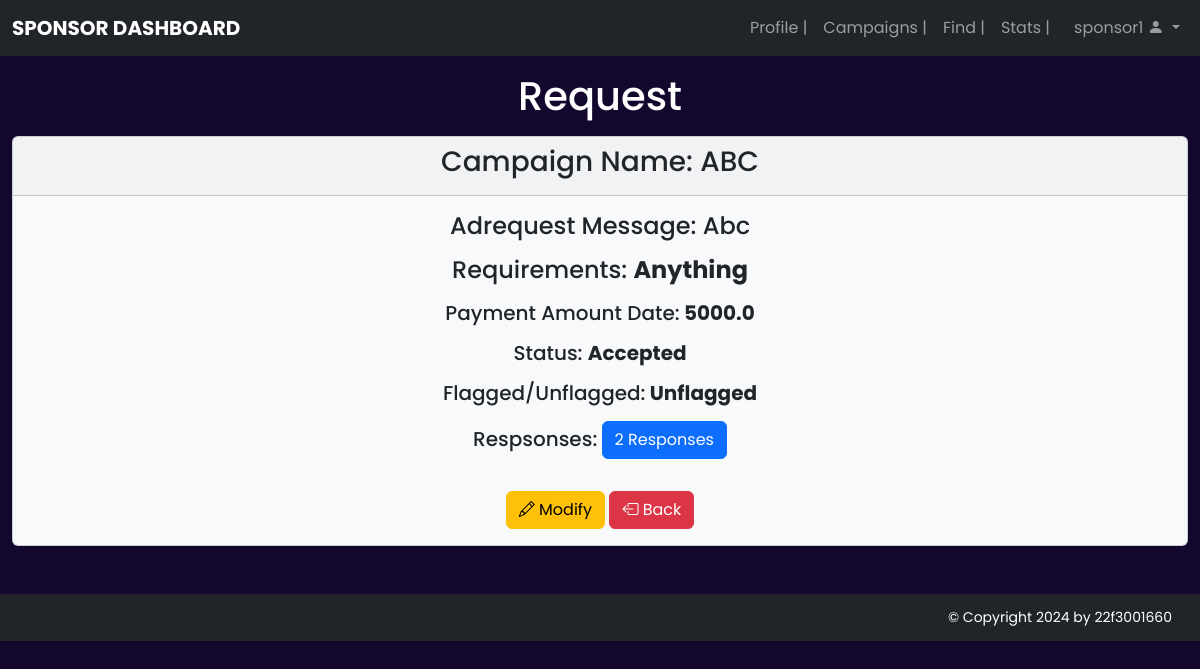
/sponsor/adrequests/view/1 (signed in), run on the app's committed database.
### models/models.py (models this page shows)
class Campaign(db.Model):
  __tablename__ = 'campaigns'
  campaign_id = db.Column(db.Integer, autoincrement=True, primary_key=True)
  name = db.Column(db.String(200), nullable=False, unique=True)
  description = db.Column(db.String(500), nullable=False)
  start_date = db.Column(db.String(100), nullable=False)
  end_date = db.Column(db.String(100), nullable=False)
  budget = db.Column(db.Double, nullable=False)
  visibility = db.Column(db.String(100), nullable=False)
  goals = db.Column(db.String(500), nullable=False)
  timestamp = db.Column(db.DateTime, default=datetime.now(timezone.utc))
  status = db.Column(db.String(200), nullable=False) # Flagged or Unflagged
  validity = db.Column(db.String(200), nullable=False) #Active or Expired
  sponsor_id = db.Column(db.String(200), db.ForeignKey('sponsors.sponsor_id'))
  adrequests = db.relationship('AdRequest', backref='campaigns', lazy=True)
  add_campaign = db.relationship('AdRequest', cascade='all, delete-orphan', lazy=True)

class AdRequest(db.Model):
  __tablename__ = 'adrequests'
  adrequest_id = db.Column(db.Integer, autoincrement=True, primary_key=True)
  campaign_id = db.Column(db.Integer,
                          db.ForeignKey('campaigns.campaign_id'),
                          nullable=False)
  influencer_id = db.Column(db.Integer,
                            db.ForeignKey('influencers.influencer_id'))
  message = db.Column(db.String(500), nullable=False)
  requirements = db.Column(db.String(500), nullable=False)
  payment_amount = db.Column(db.Double, nullable=False)
  status = db.Column(db.String(100), nullable=False)  #Pending/Acepted/Rejected
  present_status = db.Column(db.String(100),
                             nullable=False)  # Flagged or Unflagged
  requests = db.relationship('Request', backref='adrequests', lazy=True)
  timestamp = db.Column(db.DateTime, default=datetime.now(timezone.utc))

### controllers/sponsor.py (the view)
@app.route('/sponsor/adrequests/view/<int:campaign_id>', methods=['GET', 'POST'])
@auth_required
def viewAdrequests(campaign_id):
    campaigns = Campaign.query.filter_by(campaign_id=campaign_id).first()
    return render_template('/sponsor/adrequestsview.html', campaigns=campaigns)

### controllers/sponsor.py (called while the page is built)
def auth_required(func):
    @wraps(func)
    def check_auth(*args, **kwargs):
        if not session.get('loggedin') or session['usertype'] != 'sponsor':
            flash('You need to login first')
            return redirect(url_for('loginSponsor'))
        return func(*args, **kwargs)
    return check_auth

### templates/sponsor/adrequestsview.html (shortened to what this page needs)
{% extends '/dashboards/basesponsor.html'%}
{% block content %}
<h1 class="text-center text-white">Request</h1>
<div class="row row-col-4 justify-content-center mt-3"><br>
  {% if campaigns.adrequests|length>0%}
   {% for adrequest in campaigns.adrequests %}
    <div class="col">
      <div class="card bg-light">
        <div class="card-header">
            <h3 class="text-center">Campaign Name: {{campaigns.name}}</h3>
        </div>
          <div class="card-body">
              <div class="text-center">
                  <h4>Adrequest Message: {{adrequest.message}}</h4>
                  <p><h4>Requirements: <strong>{{adrequest.requirements}}</strong></h4></p>
                  <p><h5>Payment Amount Date:<strong> {{adrequest.payment_amount}}</strong></h5></p>
                  <p><h5>Status: <strong>{{adrequest.status}}</strong></h5></p>
                  <p><h5>Flagged/Unflagged:<strong> {{adrequest.present_status}}</strong></h5></p>
                  <p><h5>Respsonses:<strong>
                    <a class="btn btn-primary" href="/sponsor/requests/view/{{adrequest.adrequest_id}}">{{adrequest.requests|length}} Responses</a>
                  </strong>
                  </h5></p>
                <a class="btn btn-warning mt-3" href="/sponsor/adrequests/modify/{{adrequest.adrequest_id}}"><i class="bi bi-pencil"></i></i> Modify</a>
                <a class="btn btn-danger mt-3" href="/sponsor/campaigns"><i class="bi bi-box-arrow-left"></i> Back</a>
              </div>
          </div>
      </div>
  </div>
  {% endfor %}
        {% endif %}
</div>
{% endblock %}

### templates/dashboards/basesponsor.html (shortened to what this page needs)
<!DOCTYPE html>
<html lang="en">
<head>
  <link href="https://cdn.jsdelivr.net/npm/bootstrap@5.3.3/dist/css/bootstrap.min.css" rel="stylesheet">
  <link rel="stylesheet" href="https://cdn.jsdelivr.net/npm/bootstrap-icons@1.11.1/font/bootstrap-icons.css"/>
  <link rel="stylesheet" href="/static/css/style.css">
</head>
<body>
  <nav class="navbar navbar-expand-lg navbar-dark bg-dark sticky-top">
    <div class="container-fluid">
      <a
        class="navbar-brand me-auto ms-lg-0 ms-3 text-uppercase fw-bold"
        href="/dashboard/sponsor"
        >Sponsor Dashboard</a
      >
      <div class="collapse navbar-collapse" id="topNavBar">
        <ul class="navbar-nav ms-auto">
          <li class="nav-item">
            <a class="nav-link" aria-current="page" href="/sponsor/profile">Profile |</a>
          <li class="nav-item">
            <a class="nav-link" aria-current="page" href="/sponsor/campaigns">Campaigns |</a>
          </li>
          <li class="nav-item">
            <a class="nav-link" href="/sponsor/search">Find |</a>
          </li>
          <li class="nav-item">
            <a class="nav-link" href="/sponsor/stats">Stats |</a>
          </li>
          <li class="nav-item dropdown">
            <a
              class="nav-link dropdown-toggle ms-2"
              href="#"
              role="button"
              data-bs-toggle="dropdown"
              aria-expanded="false"
            >{{session['user_id']}}
              <i class="bi bi-person-fill"></i>
            </a>
          </li>
        </ul>
      </div>
    </div>
  </nav>
<div class="container-fluid mt-3 mb-3">
 {% block content %}
 {% endblock %}
</div>
  <nav class="navbar navbar-expand-lg bg-dark navbar-dark">
      <div class="container-fluid">
        <a class="navbar-brand ms-auto" href="#" style="font-size: 14px;">&copy; Copyright 2024 by 22f3001660</a>
      </div>
  </nav>
</body>
</html>

### static/css/style.css (style rules this page uses)
body { font-family: "Poppins", sans-serif; background-color: #13072e; }

### data on the page
Campaign: user_id "sponsor1", name "ABC"
AdRequest: message "Abc", requirements "Anything", payment_amount "5000.0", status "Accepted", present_status "Unflagged", requests|length "2"
